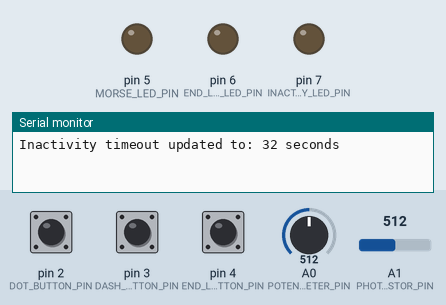
Simulated run of this sketch. Board: Arduino Uno, built with avr-gcc and run on an emulated ATmega328P. Shown: output pins drawn as LEDs (lit = HIGH), the last lines printed to the serial monitor. The test bench sets the inputs (shaded band); at power-on: pin 2 (DOT_BUTTON_PIN) LOW, pin 4 (END_LETTER_BUTTON_PIN) LOW, A0 (POTENTIOMETER_PIN) = 512, pin 3 (DASH_BUTTON_PIN) LOW, A1 (PHOTORESISTOR_PIN) = 512.

Above: at 4.2 s.
4.3 s: pin 2 (DOT_BUTTON_PIN) pulled HIGH for 0.15 s
At 4.57 s:
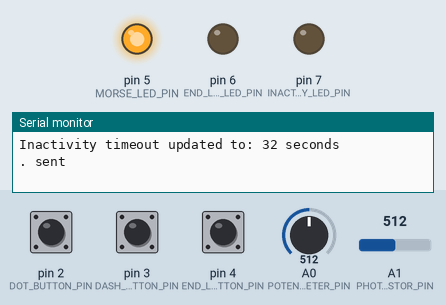
7.4 s: pin 4 (END_LETTER_BUTTON_PIN) pulled HIGH for 0.15 s
At 7.8 s:
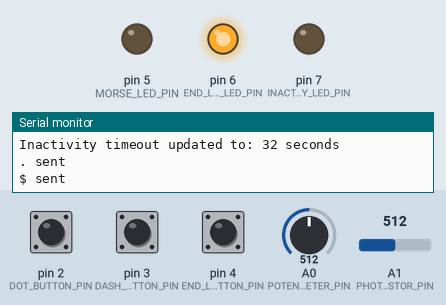
12.0 s: A0 (POTENTIOMETER_PIN) set to 0
At 12.8 s:
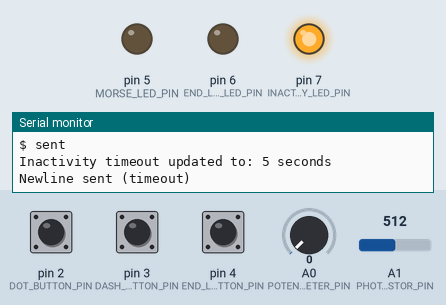
14.4 s: pin 2 (DOT_BUTTON_PIN) pulled HIGH for 1 s
At 16.0 s:
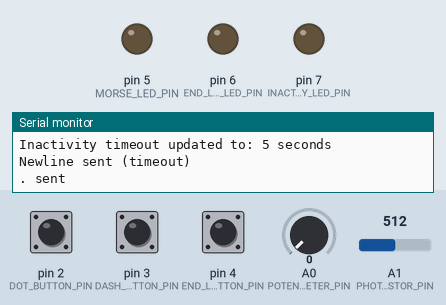
Timing chart, 0 to 20.9 s (numbered marks = the images above; inputs shaded):
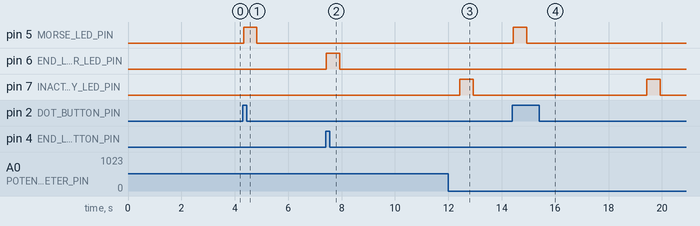

The sketch:

senderCode.ino
```cpp
/*
name, netid:
William Nguyen, wnguy4
Peter Nguyen, pnguy9
Owen Neal, oneal7
Nguyen Duc Minh Luong, nluong3

project name:
Morse Code Project

abstract:
We will have two sets of arduino boards, two senders and two receivers, sending morse code messages between each pair.
The morse code message will be sent through the use of three buttons, one for dashes, dots, and an end of letter symbol ($).
The receiver will look up the alphabet translation from a morse code sequence after a '$' is read. After the message is decoded
and an end of word symbol is received ('\n'), then the message is displayed to the top of an LCD screen for five seconds, along
with other methods of displaying the message to each pair.
*/

#include <SoftwareSerial.h>

//button pins
const int DOT_BUTTON_PIN = 2;
const int DASH_BUTTON_PIN = 3;
const int END_LETTER_BUTTON_PIN = 4;

//photoresistor variables
const int PHOTORESISTOR_PIN = A1;
bool is_ph_covered = false;
unsigned long ph_cover_start_time = 0;
bool ph_sent = false;
const int light_amount_threshold = 200;
const unsigned long dot_max_duration = 800;
const unsigned long dash_min_duration = 800;

const int POTENTIOMETER_PIN = A0;

//led pins
const int MORSE_LED_PIN = 5;
const int END_LETTER_LED_PIN = 6;
const int INACTIVITY_LED_PIN = 7;

//variables for keeping led on for a set amount of time
unsigned long led_duration = 500;
unsigned long dot_dash_led_time = 0;
unsigned long end_letter_led_time = 0;
unsigned long inactivity_led_time = 0;
bool dot_dash_led_active = false;
bool end_letter_led_active = false;
bool inactivity_led_active = false;

//debounce variables for each button
bool last_dot_button_state = false;
bool last_dash_button_state = false;
bool last_end_letter_button_state = false;
unsigned long last_dot_debounce_time = 0;
unsigned long last_dash_debounce_time = 0;
unsigned long last_end_letter_debounce_time = 0;
const unsigned long debounce_delay = 25; //debounce time -> can be adjusted if needed

bool dot_pressed = false;
bool dash_pressed = false;
bool end_letter_pressed = false;

unsigned long last_button_press_time = 0; //tracks last button press
unsigned long inactivity_timeout = 10000; //20 seconds for inactivity change to smaller number if want to late less inbetween words
bool inactivity_signal_sent = false; //keeps track if we've sent the "\n"

SoftwareSerial softSerial(0, 1); //for serial communication

void setup() {
  pinMode(DOT_BUTTON_PIN, INPUT);
  pinMode(DASH_BUTTON_PIN, INPUT);
  pinMode(END_LETTER_BUTTON_PIN, INPUT);

  pinMode(MORSE_LED_PIN, OUTPUT);
  pinMode(END_LETTER_LED_PIN, OUTPUT);
  pinMode(INACTIVITY_LED_PIN, OUTPUT);

  softSerial.begin(9600);
  Serial.begin(9600); //debug messages
}

void loop() {
  unsigned long current_time = millis();

  //turns off the current led if it is on after 2 seconds
  //resets the active led to no active led
  handleLEDDuration(current_time);

  adjustTimeoutInterval(); //changes timeout interval dynamically with the potentiometer

  //handle the three buttons
  processButton(DOT_BUTTON_PIN, last_dot_button_state, last_dot_debounce_time, dot_pressed, '.', current_time, MORSE_LED_PIN);
  processButton(DASH_BUTTON_PIN, last_dash_button_state, last_dash_debounce_time, dash_pressed, '-', current_time, MORSE_LED_PIN);
  processButton(END_LETTER_BUTTON_PIN, last_end_letter_button_state, last_end_letter_debounce_time, end_letter_pressed, '$', current_time, END_LETTER_LED_PIN);
  handlePhotoresistor(current_time);
  //check for inactivity and send "\n" if needed
  handleInactivity(current_time);

}

void handleLEDDuration(unsigned long current_time) {
  if (dot_dash_led_active && (current_time - dot_dash_led_time >= led_duration)) {
    digitalWrite(MORSE_LED_PIN, LOW);
    dot_dash_led_active = false;
  }

  if (end_letter_led_active && (current_time - end_letter_led_time >= led_duration)) {
    digitalWrite(END_LETTER_LED_PIN, LOW);
    end_letter_led_active = false;
  }

  if (inactivity_led_active && (current_time - inactivity_led_time >= led_duration)) {
    digitalWrite(INACTIVITY_LED_PIN, LOW);
    inactivity_led_active = false;
  }
}

//function to turn on an led given a pin number
//sets the active_led global variable to the given pin number
void turnOnLED(int pin) {
  if (pin == MORSE_LED_PIN) {
    dot_dash_led_active = true;
    dot_dash_led_time = millis();
  } else if (pin == END_LETTER_LED_PIN) {
    end_letter_led_active = true;
    end_letter_led_time = millis();
  } else if (pin == INACTIVITY_LED_PIN) {
    inactivity_led_active = true;
    inactivity_led_time = millis();
  }

  digitalWrite(pin, HIGH);
}

//one function for all the buttons, just changing parameters because they all do the same thing
void processButton(int button_pin, bool &last_state, unsigned long &debounce_time, bool &pressed, char signal, unsigned long current_time, int led_pin) {
  int buttonState = digitalRead(button_pin);

  //simple debounce
  if (buttonState != last_state) {
    debounce_time = current_time;
  }

  if ((current_time - debounce_time) > debounce_delay) {
    if (buttonState == HIGH && !pressed) {
      pressed = true;
      softSerial.write(signal); //send the character
      Serial.print(signal);
      Serial.println(" sent");
      last_button_press_time = current_time; //reset inactivity timer
      inactivity_signal_sent = false; //reset inactivity flag
      turnOnLED(led_pin);
      //sendMorseSymbol(signal, led_pin);
    } else if (buttonState == LOW) {
      pressed = false;
    }
  }

  last_state = buttonState;
}

void sendMorseSymbol(char signal, int led_pin) {
  softSerial.write(signal);
  Serial.print(signal);
  Serial.println(" sent");
  last_button_press_time = millis();
  inactivity_signal_sent = false;
  turnOnLED(led_pin);
}


//after a user set amount of time we send a newline character to indicate to the reciever that is the end of the current word
void handleInactivity(unsigned long current_time) {
  if ((current_time - last_button_press_time > inactivity_timeout) && !inactivity_signal_sent) {
    softSerial.write('\n'); //wend newline character
    Serial.println("Newline sent (timeout)");
    inactivity_signal_sent = true; //mark that we've sent the signal
    turnOnLED(INACTIVITY_LED_PIN);
  }
}

//allows the user to adjust the interval for inactivity and sending the end of word symbol dynamically between 5 and 60 seconds
void adjustTimeoutInterval() {
  static unsigned long last_timeout = inactivity_timeout; //store the last set timeout
  int potentiometer_val = analogRead(POTENTIOMETER_PIN); //read the potentiometer
  unsigned long new_timeout_interval = map(potentiometer_val, 0, 1023, 5000, 60000); //map to 5-60 seconds

  //only want to update if the difference is significant (e.g., more than 1 second)
  if (abs((long)new_timeout_interval - (long)last_timeout) > 1000) {
    inactivity_timeout = new_timeout_interval;
    last_timeout = new_timeout_interval;
    Serial.print("Inactivity timeout updated to: ");
    Serial.print(inactivity_timeout/1000);
    Serial.println(" seconds");
  }
}

void handlePhotoresistor(unsigned long current_time) {
  int light_val = analogRead(PHOTORESISTOR_PIN);

  if (light_val < light_amount_threshold) {  // Light is covered
    if (!is_ph_covered) {
      // Mark the light as covered and start timing
      is_ph_covered = true;
      ph_cover_start_time = current_time;
      ph_sent = false;  // Reset the sent flag
    }
  } else {  // Light is not covered
    if (is_ph_covered) {
      // Mark the light as uncovered and calculate the duration
      is_ph_covered = false;
      unsigned long duration = current_time - ph_cover_start_time;

      // Only send the Morse symbol once if it's not already sent
      if (!ph_sent) {
        if (duration < dot_max_duration) {
          softSerial.write('.'); //send the character
          Serial.print('.');
          Serial.println(" sent");
          last_button_press_time = current_time; //reset inactivity timer
          inactivity_signal_sent = false; //reset inactivity flag
          turnOnLED(MORSE_LED_PIN);
        } else if (duration >= dash_min_duration) {
          softSerial.write('-'); //send the character
          Serial.print('-');
          Serial.println(" sent");
          last_button_press_time = current_time; //reset inactivity timer
          inactivity_signal_sent = false; //reset inactivity flag
          turnOnLED(MORSE_LED_PIN);
        }
        ph_sent = true;  //mark as sent to avoid sending again
      }
    }
  }
}
```

Measured:
- after the input at 4.3 s, pin 5 (MORSE_LED_PIN): LOW → HIGH at once, → LOW 0.50 s later
- after the input at 7.4 s, pin 6 (END_LETTER_LED_PIN): LOW → HIGH at once, → LOW 0.50 s later
- after the input at 12.0 s, pin 7 (INACTIVITY_LED_PIN): LOW → HIGH after 0.43 s, → LOW 0.50 s later
- after the input at 14.4 s, pin 5 (MORSE_LED_PIN): LOW → HIGH at once, → LOW 0.50 s later; pin 7 (INACTIVITY_LED_PIN): LOW → HIGH after 5.0 s, → LOW 0.50 s later
